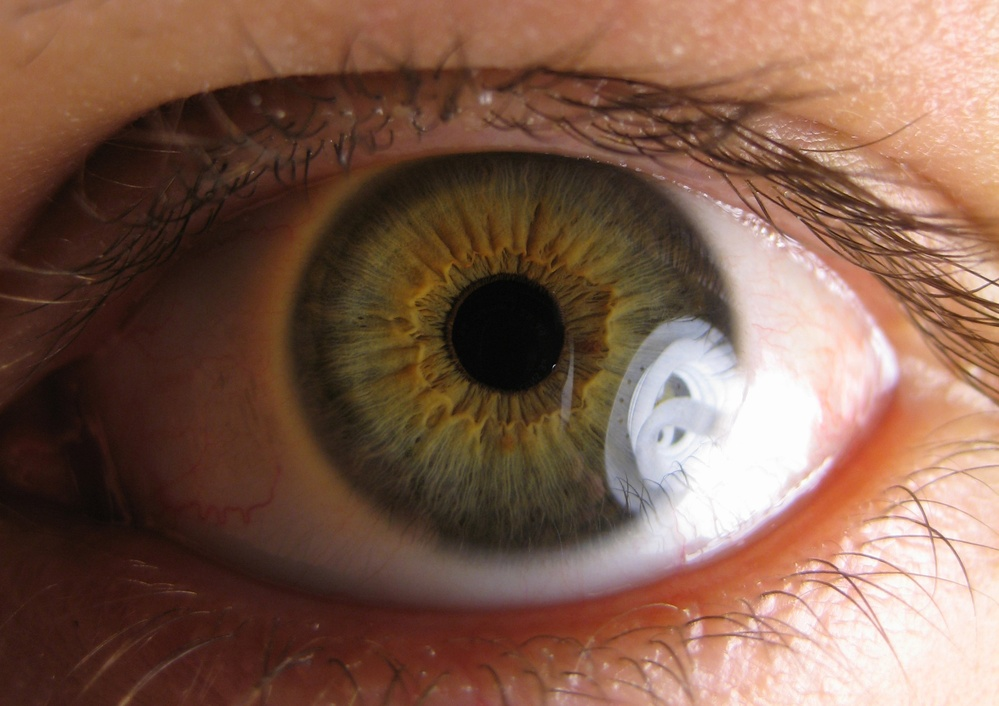
#> input picture pupil2.jpg, 999 x 706 px, shrunk from 2304 x 1629 before the run
$ python main.py
#> lines starting #> are read from the running program, lines starting #| are printed output that depends on the picture; after the words box and inside, x2 and y2 are one past the last pixel; in counts of white or black regions, pixels touching at a corner belong together
import numpy as np
import cv2 as cv
import cv2
#import matplotlib as plt

img = cv.imread('pupil2.jpg', 0)
#> img: shape (706, 999); min 3, max 255, mean 102.4
img0 = cv.imread('pupil2.jpg')
#> img0 is the input picture: shape (706, 999, 3); mean B, G, R 78, 94.3, 127.6


kernel = np.ones((5, 5), np.uint8)
img = cv.medianBlur(img, 5)
img = cv.erode(img, kernel, iterations=1)
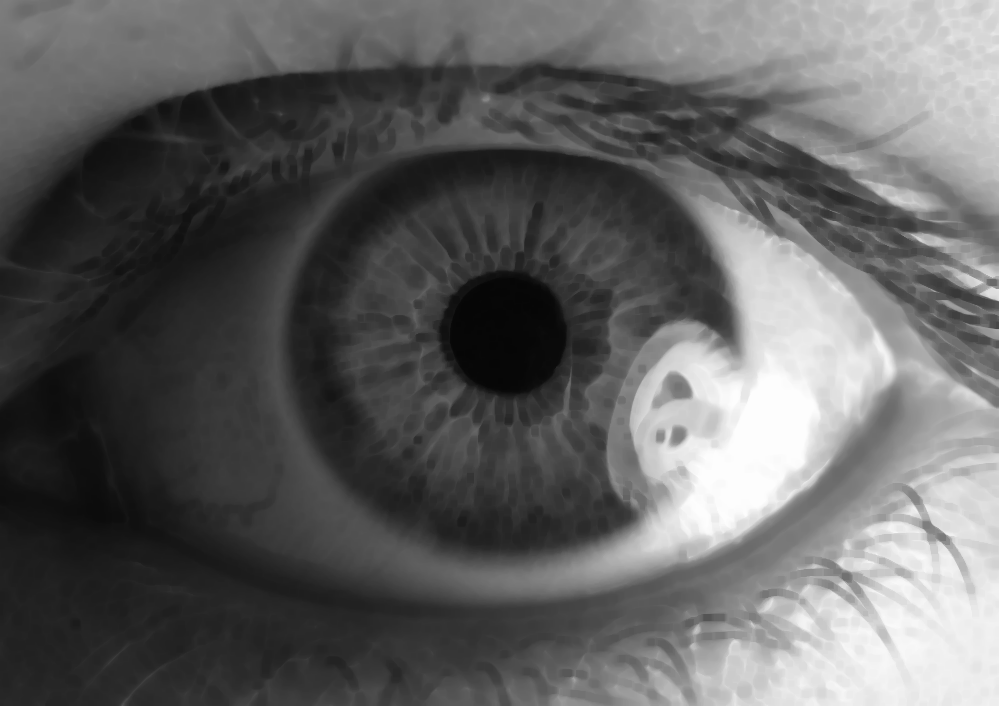
#> img: shape (706, 999); min 6, max 253, mean 97
edges = cv.Canny(img, 200, 200)
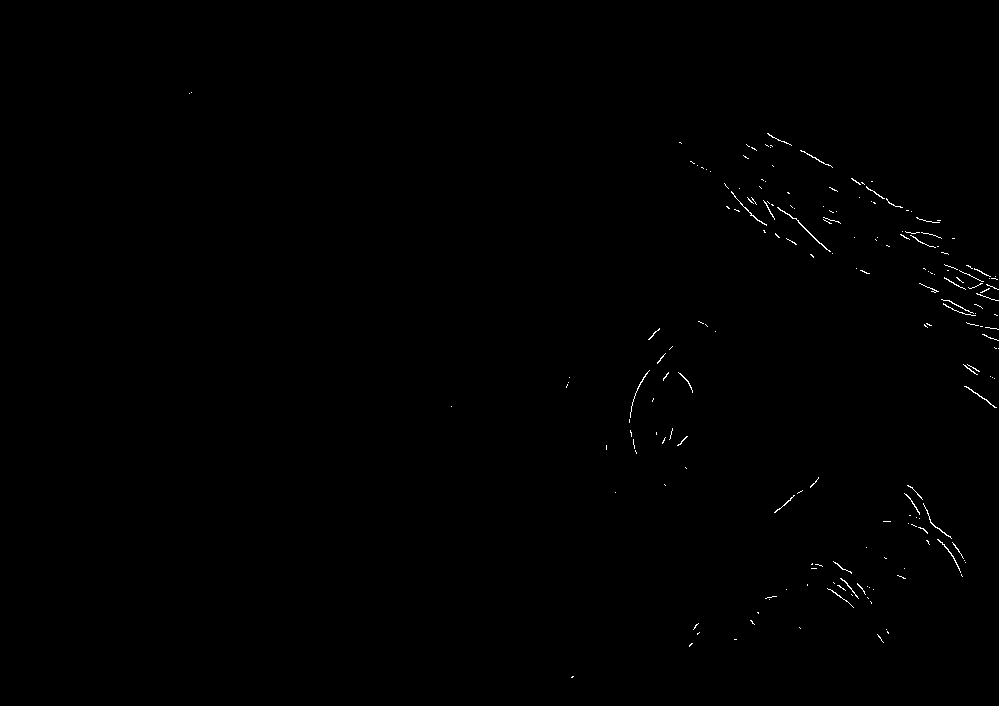
#> edges: shape (706, 999); 0.28% white in thin lines or dots, all inside (x1, y1, x2, y2) = (189, 92, 999, 678)
cv.imwrite('pupil-canny.jpg', edges)


img2 = cv.imread('pupil-canny.jpg')
#> img2: shape (706, 999, 3); min 0, max 255, mean 0.7
circles = cv.HoughCircles(img,cv.HOUGH_GRADIENT,1, 20,
                          param1=50, param2=30, minRadius=80, maxRadius=200)
#> circles = 273 rows, first 8: [796.5, 397.5, 199.4], [694.5, 415.5, 198.3], [756.5, 391.5, 197.2], [752.5, 431.5, 192.8], [777.5, 365.5, 198.3], [764.5, 347.5, 199.4], [675.5, 340.5, 196.1], [704.5, 331.5, 180.7]
circles = np.uint16(np.around(circles))
#> circles = 273 rows, first 8: [796, 398, 199], [694, 416, 198], [756, 392, 197], [752, 432, 193], [778, 366, 198], [764, 348, 199], [676, 340, 196], [704, 332, 181]
for i in circles[0, :]:
    cv.circle(img2,(i[0], i[1]), i[2], (0, 255, 0), 2)
    cv.circle(img2,(i[0], i[1]), 2, (0, 0, 255), 3)
#> this loop made 273 passes
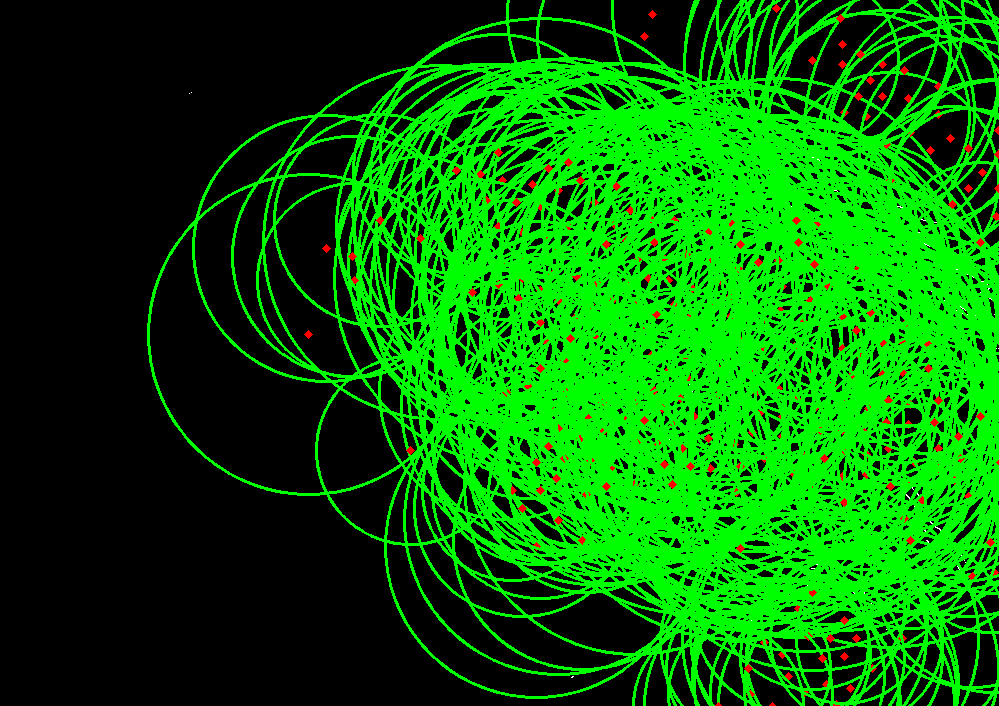
#> img2: shape (706, 999, 3); mean B, G, R 0.1, 106.7, 2.2
cv.imshow('detected circles',img2)


hsv = cv.cvtColor(img2, cv2.COLOR_BGR2HSV)
#> hsv: shape (706, 999, 3); mean H, S, V 25.1, 108.8, 108.8
lower_bound = np.array([50, 20, 20])
upper_bound = np.array([100, 255, 255])
mask = cv.inRange(hsv, lower_bound, upper_bound)
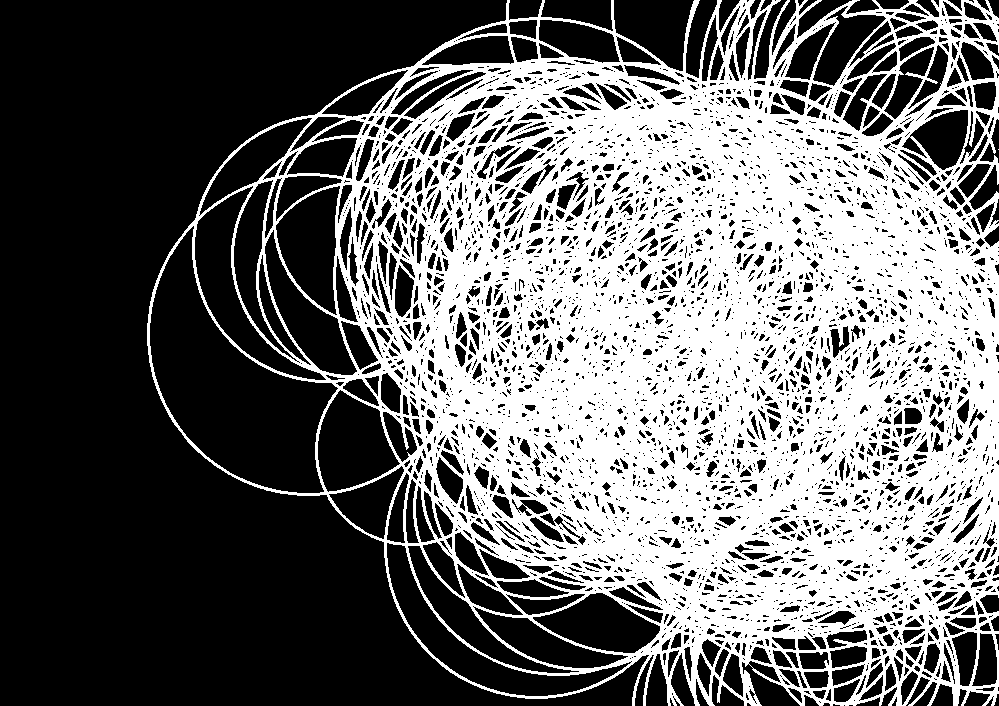
#> mask: shape (706, 999); 41.8% white; 2 white regions (1 under 20 px)

segmented_img = cv.bitwise_and(img2, img2, mask=mask)

contours, hierarchy = cv.findContours(mask.copy(), cv.RETR_EXTERNAL, cv.CHAIN_APPROX_SIMPLE)
#> contours = 2 contours, 1 with area under 20; largest, box (x1, y1, x2, y2) and area: (147, 0, 999, 706) 478862
output = cv.drawContours(segmented_img, contours, -1, (0, 0, 255), 3)
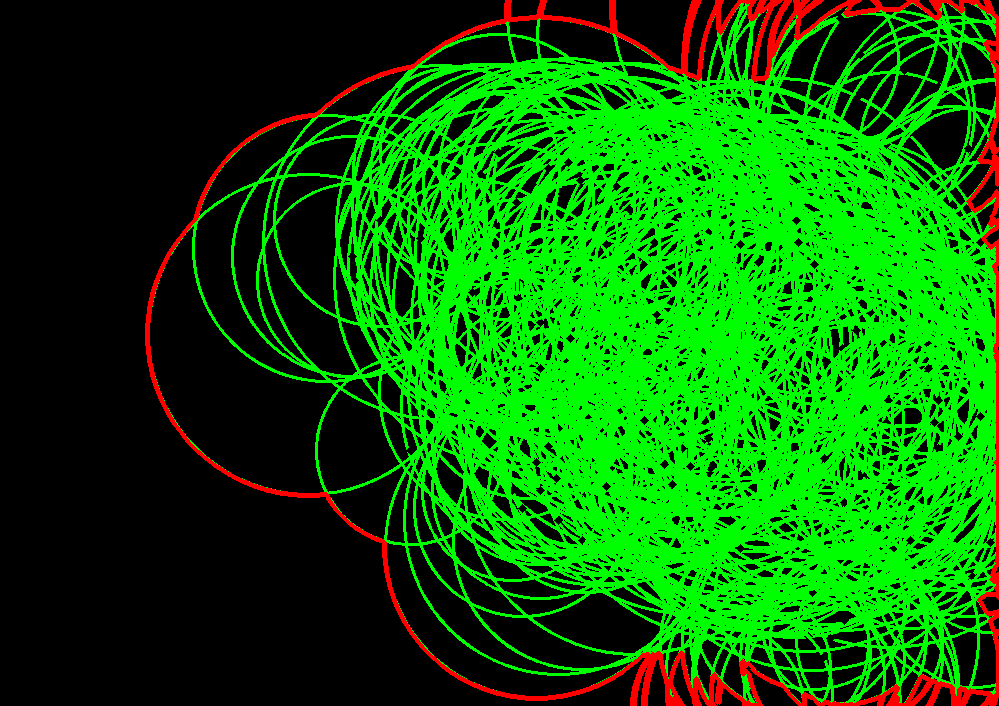
#> output: shape (706, 999, 3); mean B, G, R 0, 102.3, 7.1

output = cv.drawContours(img0, contours, -1, (0, 0, 255), 3)
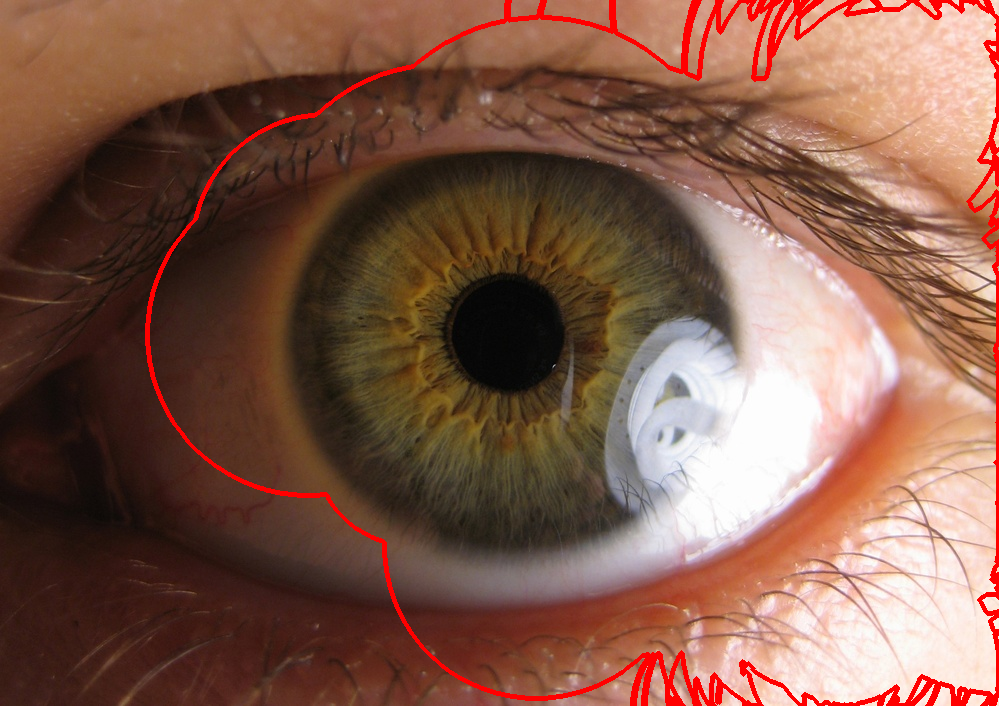
#> output: shape (706, 999, 3); mean B, G, R 74.6, 90.3, 129.5

cv2.imshow("Output", output)

cv.waitKey(0)
cv.destroyAllWindows()
